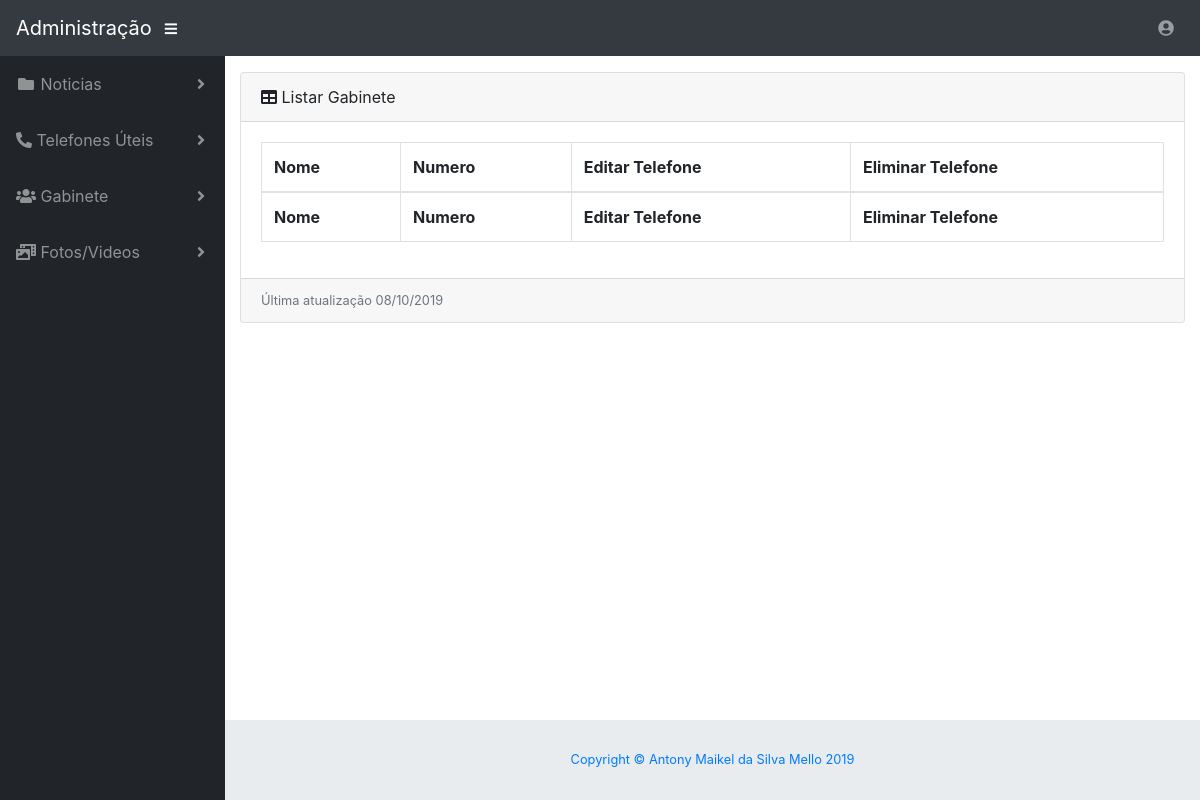
The page /Administrador/telefonesuteis/listar.php (signed in) on the database as committed earlier.
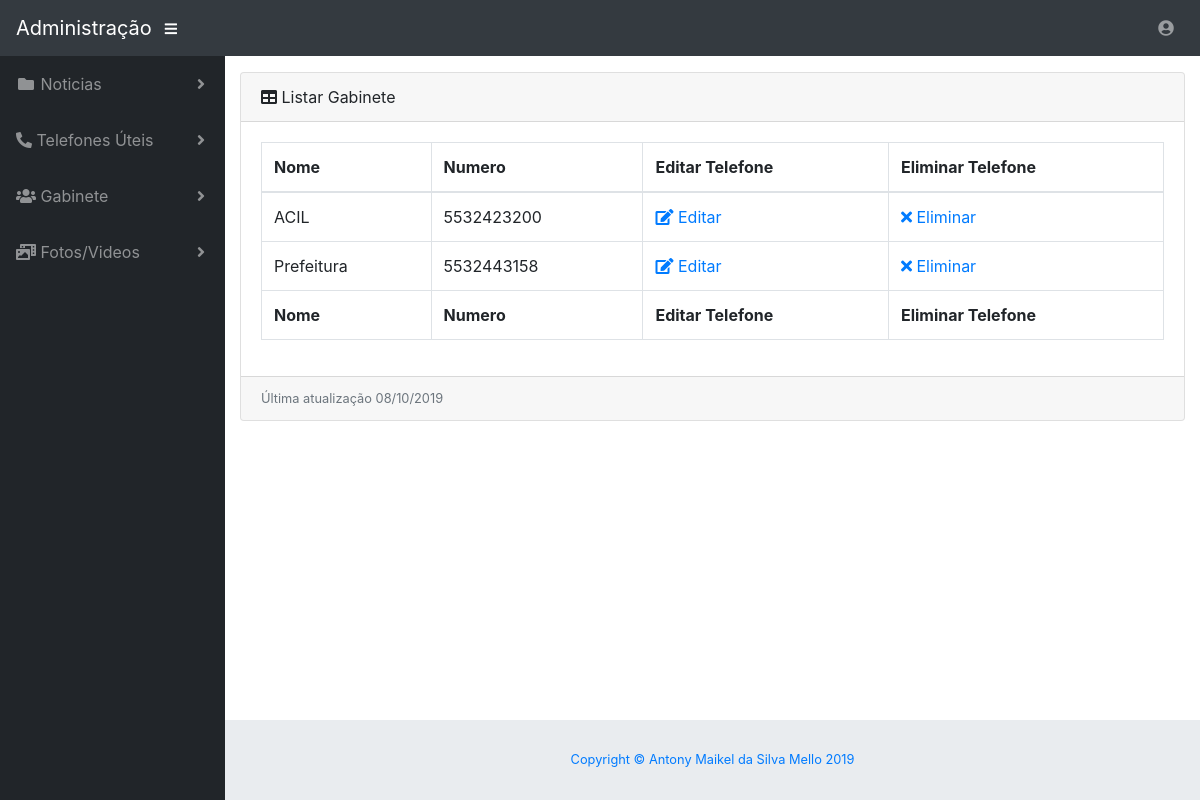
The same page on the database as committed later.
### tables this page shows
CREATE TABLE `telefonesuteis` (
  `id` int(11) UNSIGNED NOT NULL,
  `nome` varchar(100) NOT NULL,
  `numero` varchar(20) NOT NULL
);

### Administrador/telefonesuteis/funcoes.class.php (called while the page is built, shortened)
<?php
class FuncoesTelefonesUteis extends Conexao {
    function listar() {
        try {
            $conecta = $this->conectar();
            $conecta->beginTransaction();
            $sql = "SELECT * FROM telefonesuteis order by nome";
            $listar = $conecta->prepare($sql);
            $listar->execute();
            return $listar->fetchAll();
        } catch (PDOException $exc) {
            if ((isset($conecta)) && ($conecta->inTransaction())) {
                $conecta->rollBack();
            }
            print($exc->getMessage());
            return array();
        } finally {
            if (isset($conecta)) {
                unset($conecta);
            }
        }
    }
}

### Administrador/telefonesuteis/listar.php (the view, shortened to what this page needs)
<?php include_once '../header.php';
  include_once "funcoes.class.php";
  $funcoes = new FuncoesTelefonesUteis();
  $listar = $funcoes->listar();
?>
<div class="card mb-3">
          <div class="card-header">
            <i class="fas fa-table"></i>
            Listar Gabinete</div>
          <div class="card-body">
            <div class="table-responsive">
              <table class="table table-bordered" id="dataTable" width="100%" cellspacing="0">
                <thead>
                  <tr>
                    <th>Nome</th>
                    <th>Numero</th>
                    <th>Editar Telefone</th>
                    <th>Eliminar Telefone</th>
                  </tr>
                </thead>
                <tfoot>
                  <tr>
                    <th>Nome</th>
                    <th>Numero</th>
                    <th>Editar Telefone</th>
                    <th>Eliminar Telefone</th>
                  </tr>
                </tfoot>
                <tbody>
               <?php
            foreach ($listar as $linha) {
                ?>
                  <tr>
                    <td><?php echo $linha['nome']; ?></td>
                    <td><?php echo $linha['numero']; ?></td>
                    <td><a href="ver.php"><i class="fas fa-edit"></i> Editar</a></td>
                    <td><a href="excluir.php?ID=<?php echo $linha['id']; ?>"><i class="fas fa-times"></i> Eliminar</a></td>
                  </tr><?php }; ?>
                </tbody>
              </table>
            </div>
          </div>
          <div class="card-footer small text-muted">Última atualização 08/10/2019</div>
        </div>
        <?php
include_once '../footer.php';
?>

Rows that differ between the two databases and show on the page:
added telefonesuteis: nome "ACIL", numero "5532423200"
added telefonesuteis: nome "Prefeitura", numero "5532443158"
